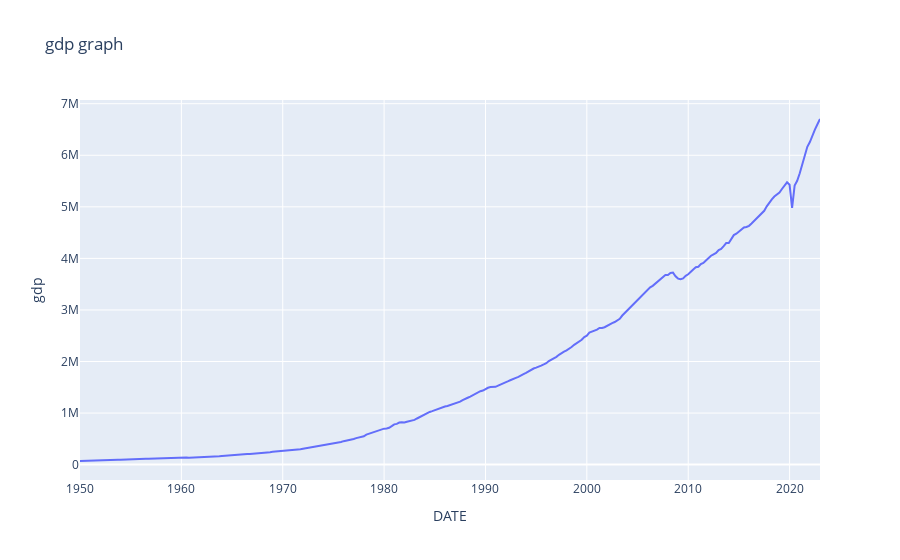

The notebook cell saved with this chart:
### Code cell
fig = px.line(df_gdp, x='DATE', y='gdp', title='gdp graph')
fig.show()

### Figure 1 — Plotly figure (JSON) as saved in the notebook; plotly's stock layout.template omitted (floating-point values rounded to 4 significant figures; data arrays with more than 128 entries replaced by an {"elided": "..."} marker saying what was removed)
{"data": [{"hovertemplate": "DATE=%{x}<br>gdp=%{y}<extra></extra>", "legendgroup": "", "line": {"color": "#636efa", "dash": "solid"}, "marker": {"symbol": "circle"}, "mode": "lines", "name": "", "orientation": "v", "showlegend": false, "type": "scatter", "x": {"elided": "293 str values"}, "xaxis": "x", "y": {"elided": "293 float values"}, "yaxis": "y"}], "layout": {"legend": {"tracegroupgap": 0}, "title": {"text": "gdp graph"}, "xaxis": {"anchor": "y", "domain": [0, 1], "title": {"text": "DATE"}}, "yaxis": {"anchor": "x", "domain": [0, 1], "title": {"text": "gdp"}}}}
